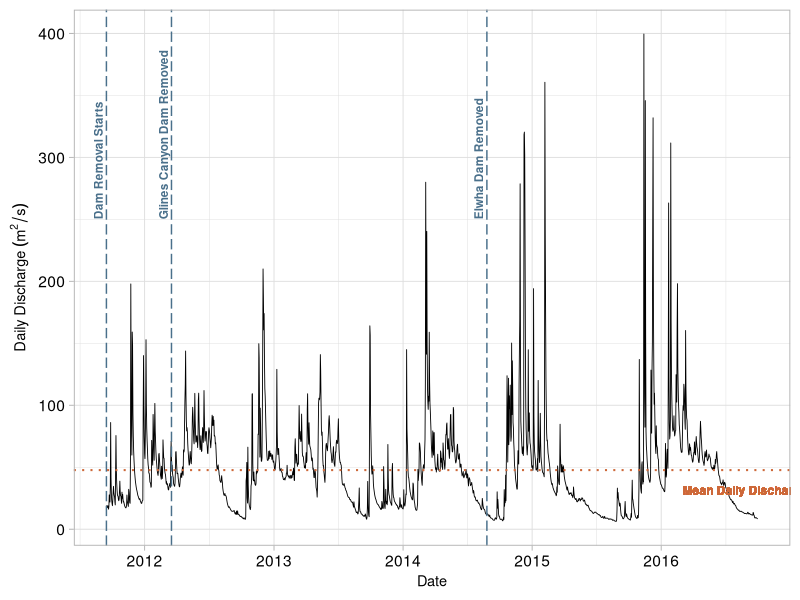

The R script that drew this image: (Note: this script raises an error after producing the figure.)
## ---- chunk 1
getwd()

library(tidyverse)
library(viridis)
library(ggplot2)

USGS_ElwhaRiverDischarge<-read_csv("./Processed/USGS_ElwhaRiver_processed.csv")

class(USGS_ElwhaRiverDischarge$Date) #Still a date, that's good


## ---- chunk 2

mytheme <- theme_light(base_size = 14) +
  theme(axis.text = element_text(color = "black"), 
        legend.position = "top")
theme_set(mytheme)


#This should add a caption?
#+labs(subtitle = "theme_gray()")
## ---- chunk 3

#lines to describe what is happening
d=data.frame(date=as.Date(c("2011-09-15", "2012-03-17", "2014-08-26")), event=c("Dam Removal Starts", "Glines Canyon Dam Removed", "Elwha Dam Removed"))



ggplot(USGS_ElwhaRiverDischarge)+
  geom_line(aes(x = Date, y = DailyDischarge), size=.3) +
geom_vline(data=d, mapping=aes(xintercept=date), color="skyblue4", lty=5, size=.5)+
  geom_hline(yintercept = 47.7, lty=3, color="sienna3", size=.7)+
  geom_text(data=d, mapping=aes
            (x=date, y=250, label=event), 
            size=3, angle=90, vjust=-0.4, hjust=0, color= "skyblue4", fontface="bold")+
  geom_text(x= as.Date("2016-03-01"), y=25, size = 3, label= "Mean Daily Discharge", color= "sienna3", vjust=-0.4, hjust=0, fontface="bold")+
  mytheme+
  ylab(expression(Daily~Discharge~(m^2/s)))+
  xlab("Date")+
  theme(axis.title.y = element_text(size = rel(.75), angle = 90))+
  theme(axis.title.x = element_text(size= rel(.75)))




ggplot(USGS_ElwhaRiverDischarge)+
  geom_line(aes(x = Date, y = TotalSedimentDischarge))
